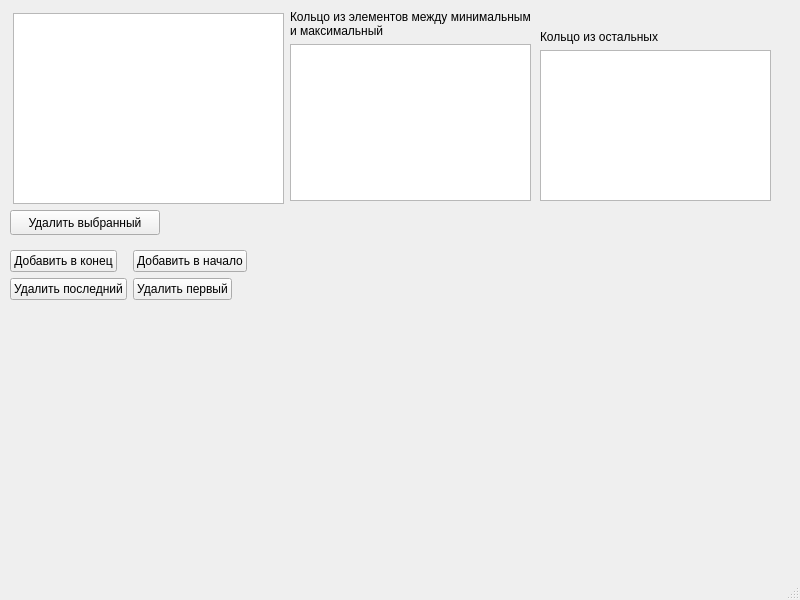
<?xml version="1.0" encoding="UTF-8"?>
<ui version="4.0">
 <class>MainWindow</class>
 <widget class="QMainWindow" name="MainWindow">
  <property name="geometry">
   <rect>
    <x>0</x>
    <y>0</y>
    <width>800</width>
    <height>600</height>
   </rect>
  </property>
  <property name="windowTitle">
   <string>MainWindow</string>
  </property>
  <widget class="QWidget" name="centralwidget">
   <widget class="QWidget" name="formLayoutWidget">
    <property name="geometry">
     <rect>
      <x>10</x>
      <y>250</y>
      <width>293</width>
      <height>64</height>
     </rect>
    </property>
    <layout class="QFormLayout" name="formLayout">
     <property name="sizeConstraint">
      <enum>QLayout::SetMaximumSize</enum>
     </property>
     <property name="fieldGrowthPolicy">
      <enum>QFormLayout::FieldsStayAtSizeHint</enum>
     </property>
     <property name="rowWrapPolicy">
      <enum>QFormLayout::WrapLongRows</enum>
     </property>
     <item row="0" column="0">
      <widget class="QPushButton" name="addBack">
       <property name="text">
        <string>Добавить в конец</string>
       </property>
      </widget>
     </item>
     <item row="0" column="1">
      <widget class="QPushButton" name="addFront">
       <property name="text">
        <string>Добавить в начало</string>
       </property>
      </widget>
     </item>
     <item row="1" column="0">
      <widget class="QPushButton" name="removeBack">
       <property name="text">
        <string>Удалить последний</string>
       </property>
      </widget>
     </item>
     <item row="1" column="1">
      <widget class="QPushButton" name="removeFront">
       <property name="text">
        <string>Удалить первый</string>
       </property>
      </widget>
     </item>
    </layout>
   </widget>
   <widget class="QWidget" name="verticalLayoutWidget_2">
    <property name="geometry">
     <rect>
      <x>290</x>
      <y>10</y>
      <width>241</width>
      <height>191</height>
     </rect>
    </property>
    <layout class="QVBoxLayout" name="verticalLayout_2">
     <item>
      <widget class="QLabel" name="label_3">
       <property name="sizePolicy">
        <sizepolicy hsizetype="Fixed" vsizetype="Preferred">
         <horstretch>0</horstretch>
         <verstretch>0</verstretch>
        </sizepolicy>
       </property>
       <property name="text">
        <string>Кольцо из элементов между минимальным и максимальный</string>
       </property>
       <property name="wordWrap">
        <bool>true</bool>
       </property>
      </widget>
     </item>
     <item>
      <widget class="QListWidget" name="list1"/>
     </item>
    </layout>
   </widget>
   <widget class="QWidget" name="verticalLayoutWidget">
    <property name="geometry">
     <rect>
      <x>540</x>
      <y>30</y>
      <width>231</width>
      <height>171</height>
     </rect>
    </property>
    <layout class="QVBoxLayout" name="verticalLayout">
     <item>
      <widget class="QLabel" name="label_2">
       <property name="text">
        <string>Кольцо из остальных</string>
       </property>
      </widget>
     </item>
     <item>
      <widget class="QListWidget" name="list2"/>
     </item>
    </layout>
   </widget>
   <widget class="QPushButton" name="pushButton">
    <property name="geometry">
     <rect>
      <x>10</x>
      <y>210</y>
      <width>150</width>
      <height>25</height>
     </rect>
    </property>
    <property name="text">
     <string>Удалить выбранный</string>
    </property>
   </widget>
   <widget class="QListWidget" name="listWidget">
    <property name="geometry">
     <rect>
      <x>13</x>
      <y>13</y>
      <width>271</width>
      <height>191</height>
     </rect>
    </property>
   </widget>
  </widget>
  <widget class="QMenuBar" name="menubar">
   <property name="geometry">
    <rect>
     <x>0</x>
     <y>0</y>
     <width>800</width>
     <height>22</height>
    </rect>
   </property>
  </widget>
  <widget class="QStatusBar" name="statusbar"/>
 </widget>
 <resources/>
 <connections/>
</ui>
